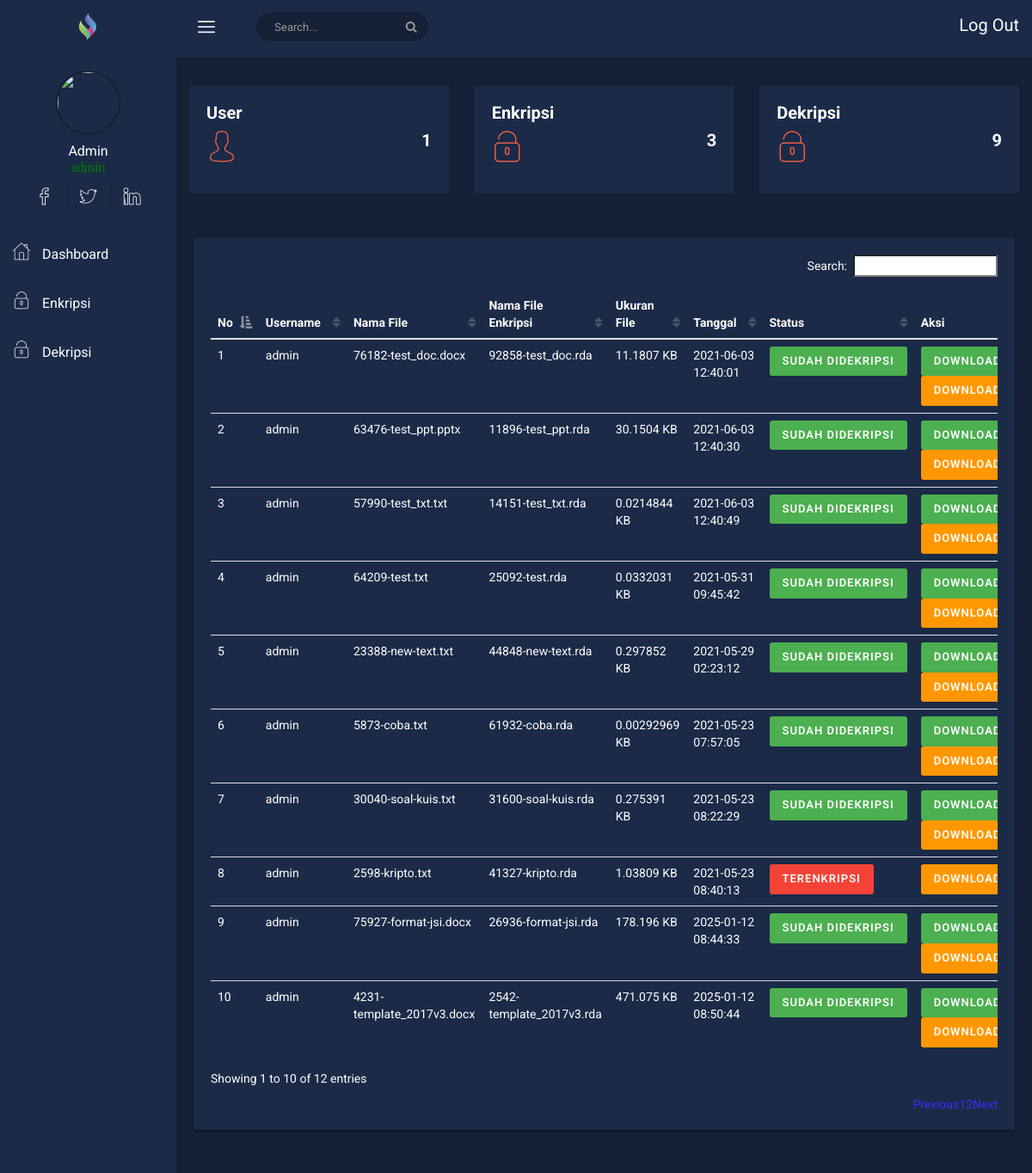
Screenshot of /dashboard/index.php (signed in) with the database file from the repository.
### tables this page shows
CREATE TABLE IF NOT EXISTS `users` (
  `username` varchar(15) NOT NULL,
  `password` varchar(100) DEFAULT NULL,
  `fullname` varchar(50) DEFAULT NULL,
  `job_title` varchar(50) DEFAULT NULL,
  `join_date` timestamp NULL DEFAULT NULL,
  `last_activity` timestamp NULL DEFAULT NULL,
  `status` enum('1','2') DEFAULT NULL,
  PRIMARY KEY (`username`)
);

CREATE TABLE IF NOT EXISTS `file` (
  `id_file` int NOT NULL AUTO_INCREMENT,
  `username` varchar(15) DEFAULT NULL,
  `file_name_source` varchar(255) DEFAULT NULL,
  `file_name_finish` varchar(255) DEFAULT NULL,
  `file_url` varchar(255) DEFAULT NULL,
  `decrypted_file_url` varchar(255) DEFAULT NULL,
  `file_size` float DEFAULT NULL,
  `password` varchar(16) DEFAULT NULL,
  `tgl_upload` timestamp NULL DEFAULT NULL,
  `status` enum('1','2') DEFAULT NULL,
  `keterangan` varchar(255) DEFAULT NULL,
  `file_data` longblob,
  `decrypted_file` longblob,
  `file` longblob,
  PRIMARY KEY (`id_file`)
);

### dashboard/index.php (the view, shortened to what this page needs)
<?php
include('../config.php');
?>
<!DOCTYPE html>
<html>
<?php
$user = $_SESSION['username'];
$query = mysqli_query($connect,"SELECT fullname,job_title,last_activity FROM users WHERE username='$user'");
$data = mysqli_fetch_array($query);
?>
<head>
    <link rel="stylesheet" href="css/bootstrap.min.css">
    <link rel="stylesheet" href="css/font-awesome.min.css">
    <link rel="stylesheet" href="css/nalika-icon.css">
    <link rel="stylesheet" href="css/owl.carousel.css">
    <link rel="stylesheet" href="css/owl.theme.css">
    <link rel="stylesheet" href="css/owl.transitions.css">
    <link rel="stylesheet" href="css/animate.css">
    <link rel="stylesheet" href="css/normalize.css">
    <link rel="stylesheet" href="css/meanmenu.min.css">
    <link rel="stylesheet" href="css/main.css">
    <link rel="stylesheet" type="text/css" href="../assets/css/main.css">
    <link rel="stylesheet" href="css/morrisjs/morris.css">
    <link rel="stylesheet" href="css/scrollbar/jquery.mCustomScrollbar.min.css">
    <link rel="stylesheet" href="css/metisMenu/metisMenu.min.css">
    <link rel="stylesheet" href="css/metisMenu/metisMenu-vertical.css">
    <link rel="stylesheet" href="css/calendar/fullcalendar.min.css">
    <link rel="stylesheet" href="css/calendar/fullcalendar.print.min.css">
    <link rel="stylesheet" href="style.css">
    <link rel="stylesheet" href="css/responsive.css">
</head>
<body>
    <div class="left-sidebar-pro">
            <nav id="sidebar" class="">
                <div class="sidebar-header">
                    <a href="index.html"><img class="main-logo" src="img/logo/logosn.png" alt="" /></a>
                </div>
                <div class="nalika-profile">
                    <div class="profile-dtl">
                        <a href="#"><img src="https://lh3.googleusercontent.com/ogw/ADGmqu-5A4r40ZPotQWqRs5qBqjF1pxruJuJs5TURuzdZw=s83-c-mo" alt="" /></a>
                        <h2><?php echo $data['fullname']; ?><p class="designation icon" style="color:green;"><?php echo $data['job_title']; ?></p></h2>
                    </div>
                    <div class="profile-social-dtl">
                        <ul class="dtl-social">
                            <li><a href="#"><i class="icon nalika-facebook"></i></a></li>
                            <li><a href="#"><i class="icon nalika-twitter"></i></a></li>
                            <li><a href="#"><i class="icon nalika-linkedin"></i></a></li>
                        </ul>
                    </div>
                </div>
                <div class="left-custom-menu-adp-wrap comment-scrollbar">
                    <nav class="sidebar-nav left-sidebar-menu-pro">
                        <ul class="metismenu" id="menu1">
                            <li class="active">
                                <a class="nav-link" href="index.php">
                                    <i class="icon nalika-home icon-wrap"></i>
                                    <span class="mini-click-non">Dashboard</span>
                                </a>
                            </li>
                            <li>
                                <a class="nav-link" href="enkripsi.php" aria-expanded="false"><i class="icon nalika-unlocked icon-wrap"></i> <span class="mini-click-non">Enkripsi</span></a>
                            </li>
                            <li>
                                <a class="nav-link" href="dekripsi.php" aria-expanded="false"><i class="icon nalika-unlocked icon-wrap"></i> <span class="mini-click-non">Dekripsi</span></a>
                            </li>
                        </ul>
                    </nav>
                </div>
            </nav>
        </div>
    <div class="all-content-wrapper">
        <div class="container-fluid">
            <div class="row">
                <div class="col-lg-12 col-md-12 col-sm-12 col-xs-12">
                    <div class="logo-pro">
                        <a href="index.html"><img class="main-logo" src="img/logo/logo.png" alt="" /></a>
                    </div>
                </div>
            </div>
        </div>
        <div class="header-advance-area">
            <div class="header-top-area">
                <div class="container-fluid">
                    <div class="row">
                        <div class="col-lg-12 col-md-12 col-sm-12 col-xs-12">
                            <div class="header-top-wraper">
                                <div class="row">
                                    <div class="col-lg-1 col-md-0 col-sm-1 col-xs-12">
                                        <div class="menu-switcher-pro">
                                            <button type="button" id="sidebarCollapse" class="btn bar-button-pro header-drl-controller-btn btn-info navbar-btn">
                                            <i class="icon nalika-menu-task"></i>
                                          </button>
                                        </div>
                                    </div>
                                    <div class="col-lg-6 col-md-7 col-sm-6 col-xs-12">
                                        <div class="header-top-menu tabl-d-n hd-search-rp">
                                            <div class="breadcome-heading">
                                                <form role="search" class="">
                                                  <input type="text" placeholder="Search..." class="form-control">
                                                  <a href=""><i class="fa fa-search"></i></a>
                                                </form>
                                            </div>
                                        </div>
                                    </div>
                                    <div class="col-lg-5 col-md-5 col-sm-12 col-xs-12">
                                        <div class="header-right-info">
                                            <ul class="nav navbar-nav mai-top-nav header-right-menu">
                                                <li class="nav-item">
                                                  <a href="logout.php"> Log Out</a>
                                                </li>
                                            </ul>
                                        </div>
                                    </div>
                                </div>
                            </div>
                        </div>
                    </div>
                </div>
            </div>
        <div class="section-admin container-fluid">
            <div class="row admin text-center">
                <div class="col-md-12">
                    <div class="row">
                        <div class="col-lg-4 col-md-3 col-sm-3 col-xs-12">
                            <br><br>
                            <div class="admin-content analysis-progrebar-ctn res-mg-t-15">
                                <h4 class="text-left text-uppercase"><b>User</b></h4>
                                <div class="row vertical-center-box vertical-center-box-tablet">
                                  <div class="col-xs-3 mar-bot-15 text-left">
                                    <h1><i class="icon nalika-user icon-wrap" style="color:tomato;"></i></h1>
                                  </div>
                                  <div class="col-xs-9 cus-gh-hd-pro">
                            <?php
                              $query = mysqli_query($connect,"SELECT count(*) totaluser FROM users");
                              $datauser = mysqli_fetch_array($query);
                            ?>
                                    <h2 class="text-right no-margin"><?php echo $datauser['totaluser']; ?></h2>
                                  </div>
                                </div>
                            </div>
                        </div>
                        <div class="col-lg-4 col-md-3 col-sm-3 col-xs-12" style="margin-bottom:1px;">
                        <br><br>
                            <div class="admin-content analysis-progrebar-ctn res-mg-t-30">
                                <h4 class="text-left text-uppercase"><b>Enkripsi</b></h4>
                                <div class="row vertical-center-box vertical-center-box-tablet">
                                    <div class="text-left col-xs-3 mar-bot-15">
                                      <h1><i class="icon nalika-unlocked icon-wrap" style="color:tomato;"></i></h1>
                                    </div>
                                    <div class="col-xs-9 cus-gh-hd-pro">
                                        <?php
                                          $query = mysqli_query($connect,"SELECT count(*) totalencrypt FROM file WHERE status='1'");
                                          $dataencrypt = mysqli_fetch_array($query);
                                        ?>
                                        <h2 class="text-right no-margin"><?php echo $dataencrypt['totalencrypt']; ?></h2>
                                    </div>
                                </div>
                            </div>
                        </div>
                        <div class="col-lg-4 col-md-3 col-sm-3 col-xs-12">
                          <br><br>
                            <div class="admin-content analysis-progrebar-ctn res-mg-t-30">
                                <h4 class="text-left text-uppercase"><b>Dekripsi</b></h4>
                                <div class="row vertical-center-box vertical-center-box-tablet">
                                    <div class="text-left col-xs-3 mar-bot-15">
                                        <h1><i class="icon nalika-unlocked icon-wrap" style="color:tomato;"></i></h1>
                                    </div>
                                    <div class="col-xs-9 cus-gh-hd-pro">
                                        <?php
                                            $query = mysqli_query($connect,"SELECT count(*) totaldecrypt FROM file WHERE status='2'");
                                            $datadecrypt = mysqli_fetch_array($query);
                                        ?>
                                        <h2 class="text-right no-margin"><?php echo $datadecrypt['totaldecrypt']; ?></h2>
                                    </div>
                                </div>
                            </div>
                        </div>
                    </div>
                </div>
            </div>
        </div>
        <section class="breadcome-list">
          <div class="card">
            <div class="card-body">
              <div class="table-responsive" style="color:#fff;">
                <table id="file" class="table striped">
                  <thead>
                    <tr>
                      <th style="color:#fff;">No</th>
                      <th style="color:#fff;">Username</th>
                      <th style="color:#fff;">Nama File</th>
                      <th style="color:#fff;">Nama File Enkripsi</th>
                      <th style="color:#fff;">Ukuran File</th>
                      <th style="color:#fff;">Tanggal</th>
                      <th style="color:#fff;">Status</th>
                      <th style="color:#fff;">Aksi</th>
                    </tr>
                  </thead>
                  <tbody>
                    <?php
                    $i = 1;
                    $query = mysqli_query($connect, "SELECT * FROM file");
                    while ($data = mysqli_fetch_array($query)) { ?>
                      <tr>
                        <td><?php echo $i; ?></td>
                        <td><?php echo $data['username']; ?></td>
                        <td><?php echo $data['file_name_source']; ?></td>
                        <td><?php echo $data['file_name_finish']; ?></td>
                        <td><?php echo $data['file_size']; ?> KB</td>
                        <td><?php echo $data['tgl_upload']; ?></td>
                        <td>
                          <?php
                          if ($data['status'] == 1) {
                            echo "<span class='btn btn-danger'>Terenkripsi</span>";
                          } elseif ($data['status'] == 2) {
                            echo "<span class='btn btn-success'>Sudah Didekripsi</span>";
                          } else {
                            echo "<span class='btn btn-danger'>Status Tidak Diketahui</span>";
                          }
                          ?>
                        </td>
                        <td>
                          <?php if ($data['status'] == 1) { ?>
                            <a href="download_enkripsi.php?id_file=<?php echo $data['id_file']; ?>" class="btn btn-warning">Download Enkripsi</a>
                          <?php } elseif ($data['status'] == 2) { ?>
                            <a href="download_dekripsi.php?id_file=<?php echo $data['id_file']; ?>" class="btn btn-success">Download Dekripsi</a>
                            <a href="download_enkripsi.php?id_file=<?php echo $data['id_file']; ?>" class="btn btn-warning">Download Enkripsi</a>
                          <?php } else { ?>
                            <span class="btn btn-danger">Data Tidak Diketahui</span>
                          <?php } ?>
                        </td>
                      </tr>
                    <?php
                      $i++;
                    } ?>
                  </tbody>
                </table>
              </div>
            </div>
        </section>
    </div>
</body>
</html>

### dashboard/css/main.css (style rules this page uses)
html { color: #222; font-size: 1em; line-height: 1.4; }
audio, canvas, iframe, img, svg, video { vertical-align: middle; }

### dashboard/css/metisMenu/metisMenu-vertical.css (style rules this page uses)
.sidebar-nav { background: #fff; }
.sidebar-nav ul { padding: 0; margin: 0; list-style: none; background: #1b2a47; }
.sidebar-nav .metismenu { background: #1b2a47; display: -webkit-box; display: -ms-flexbox; display: flex; -webkit-box-orient: vertical; -webkit-box-direction: normal; -ms-flex-direction: column; flex-direction: column; }
.sidebar-nav .metismenu li + li { margin-top: 5px; }
.sidebar-nav .metismenu li:first-child { margin-top: 5px; }
.sidebar-nav .metismenu li:last-child { margin-bottom: 5px; }
.sidebar-nav .metismenu > li { display: -webkit-box; display: -ms-flexbox; display: flex; -webkit-box-orient: vertical; -webkit-box-direction: normal; -ms-flex-direction: column; flex-direction: column; position: relative; }
.sidebar-nav .metismenu a { position: relative; display: block; padding: 13px 15px; color: #fff; outline-width: 0; transition: all .3s ease-out; font-size:16px; }
.sidebar-nav .metismenu li .icon-wrap { margin-right:10px; font-size:20px; }

### rows the page displays
users: fullname "Admin", job_title "admin"
file: username "admin", file_name_source "76182-test_doc.docx", file_name_finish "92858-test_doc.rda", file_size "11.1807", tgl_upload "2021-06-03 12:40:01", status "SUDAH DIDEKRIPSI"
file: username "admin", file_name_source "63476-test_ppt.pptx", file_name_finish "11896-test_ppt.rda", file_size "30.1504", tgl_upload "2021-06-03 12:40:30", status "SUDAH DIDEKRIPSI"
file: username "admin", file_name_source "57990-test_txt.txt", file_name_finish "14151-test_txt.rda", file_size "0.0214844", tgl_upload "2021-06-03 12:40:49", status "SUDAH DIDEKRIPSI"
file: username "admin", file_name_source "64209-test.txt", file_name_finish "25092-test.rda", file_size "0.0332031", tgl_upload "2021-05-31 09:45:42", status "SUDAH DIDEKRIPSI"
file: username "admin", file_name_source "23388-new-text.txt", file_name_finish "44848-new-text.rda", file_size "0.297852", tgl_upload "2021-05-29 02:23:12", status "SUDAH DIDEKRIPSI"
file: username "admin", file_name_source "5873-coba.txt", file_name_finish "61932-coba.rda", file_size "0.00292969", tgl_upload "2021-05-23 07:57:05", status "SUDAH DIDEKRIPSI"
file: username "admin", file_name_source "30040-soal-kuis.txt", file_name_finish "31600-soal-kuis.rda", file_size "0.275391", tgl_upload "2021-05-23 08:22:29", status "SUDAH DIDEKRIPSI"
file: username "admin", file_name_source "2598-kripto.txt", file_name_finish "41327-kripto.rda", file_size "1.03809", tgl_upload "2021-05-23 08:40:13", status "TERENKRIPSI"
file: username "admin", file_name_source "75927-format-jsi.docx", file_name_finish "26936-format-jsi.rda", file_size "178.196", tgl_upload "2025-01-12 08:44:33", status "SUDAH DIDEKRIPSI"
file: username "admin", file_name_source "4231-template_2017v3.docx", file_name_finish "2542-template_2017v3.rda", file_size "471.075", tgl_upload "2025-01-12 08:50:44", status "SUDAH DIDEKRIPSI"

### other values shown
$datauser['totaluser'] "1"
$dataencrypt['totalencrypt'] "3"
$datadecrypt['totaldecrypt'] "9"
